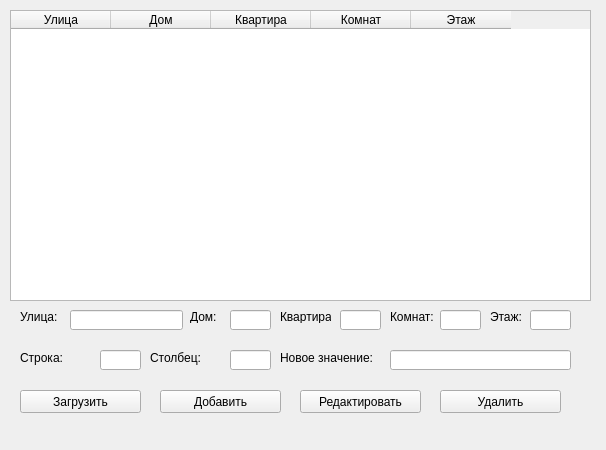
<?xml version="1.0" encoding="UTF-8"?>
<ui version="4.0">
 <class>MainWindow</class>
 <widget class="QMainWindow" name="MainWindow">
  <property name="geometry">
   <rect>
    <x>0</x>
    <y>0</y>
    <width>606</width>
    <height>450</height>
   </rect>
  </property>
  <property name="windowTitle">
   <string>Управление квартирами</string>
  </property>
  <widget class="QWidget" name="centralwidget">
   <widget class="QTableWidget" name="tableWidget">
    <property name="geometry">
     <rect>
      <x>10</x>
      <y>10</y>
      <width>581</width>
      <height>291</height>
     </rect>
    </property>
    <property name="columnCount">
     <number>5</number>
    </property>
    <attribute name="horizontalHeaderVisible">
     <bool>true</bool>
    </attribute>
    <attribute name="verticalHeaderVisible">
     <bool>true</bool>
    </attribute>
    <column>
     <property name="text">
      <string>Улица</string>
     </property>
    </column>
    <column>
     <property name="text">
      <string>Дом</string>
     </property>
    </column>
    <column>
     <property name="text">
      <string>Квартира</string>
     </property>
    </column>
    <column>
     <property name="text">
      <string>Комнат</string>
     </property>
    </column>
    <column>
     <property name="text">
      <string>Этаж</string>
     </property>
    </column>
   </widget>
   <widget class="QLabel" name="label">
    <property name="geometry">
     <rect>
      <x>20</x>
      <y>310</y>
      <width>47</width>
      <height>13</height>
     </rect>
    </property>
    <property name="text">
     <string>Улица:</string>
    </property>
   </widget>
   <widget class="QLineEdit" name="lineEdit_street">
    <property name="geometry">
     <rect>
      <x>70</x>
      <y>310</y>
      <width>113</width>
      <height>20</height>
     </rect>
    </property>
   </widget>
   <widget class="QLabel" name="label_2">
    <property name="geometry">
     <rect>
      <x>190</x>
      <y>310</y>
      <width>31</width>
      <height>13</height>
     </rect>
    </property>
    <property name="text">
     <string>Дом:</string>
    </property>
   </widget>
   <widget class="QLineEdit" name="lineEdit_house">
    <property name="geometry">
     <rect>
      <x>230</x>
      <y>310</y>
      <width>41</width>
      <height>20</height>
     </rect>
    </property>
   </widget>
   <widget class="QLabel" name="label_3">
    <property name="geometry">
     <rect>
      <x>280</x>
      <y>310</y>
      <width>51</width>
      <height>13</height>
     </rect>
    </property>
    <property name="text">
     <string>Квартира:</string>
    </property>
   </widget>
   <widget class="QLineEdit" name="lineEdit_apt">
    <property name="geometry">
     <rect>
      <x>340</x>
      <y>310</y>
      <width>41</width>
      <height>20</height>
     </rect>
    </property>
   </widget>
   <widget class="QLabel" name="label_4">
    <property name="geometry">
     <rect>
      <x>390</x>
      <y>310</y>
      <width>47</width>
      <height>13</height>
     </rect>
    </property>
    <property name="text">
     <string>Комнат:</string>
    </property>
   </widget>
   <widget class="QLineEdit" name="lineEdit_rooms">
    <property name="geometry">
     <rect>
      <x>440</x>
      <y>310</y>
      <width>41</width>
      <height>20</height>
     </rect>
    </property>
   </widget>
   <widget class="QLabel" name="label_5">
    <property name="geometry">
     <rect>
      <x>490</x>
      <y>310</y>
      <width>31</width>
      <height>13</height>
     </rect>
    </property>
    <property name="text">
     <string>Этаж:</string>
    </property>
   </widget>
   <widget class="QLineEdit" name="lineEdit_floor">
    <property name="geometry">
     <rect>
      <x>530</x>
      <y>310</y>
      <width>41</width>
      <height>20</height>
     </rect>
    </property>
   </widget>
   <widget class="QLabel" name="label_6">
    <property name="geometry">
     <rect>
      <x>20</x>
      <y>350</y>
      <width>71</width>
      <height>16</height>
     </rect>
    </property>
    <property name="text">
     <string>Строка:</string>
    </property>
   </widget>
   <widget class="QLineEdit" name="lineEdit_row">
    <property name="geometry">
     <rect>
      <x>100</x>
      <y>350</y>
      <width>41</width>
      <height>20</height>
     </rect>
    </property>
   </widget>
   <widget class="QLabel" name="label_7">
    <property name="geometry">
     <rect>
      <x>150</x>
      <y>350</y>
      <width>71</width>
      <height>16</height>
     </rect>
    </property>
    <property name="text">
     <string>Столбец:</string>
    </property>
   </widget>
   <widget class="QLineEdit" name="lineEdit_col">
    <property name="geometry">
     <rect>
      <x>230</x>
      <y>350</y>
      <width>41</width>
      <height>20</height>
     </rect>
    </property>
   </widget>
   <widget class="QLabel" name="label_8">
    <property name="geometry">
     <rect>
      <x>280</x>
      <y>350</y>
      <width>101</width>
      <height>16</height>
     </rect>
    </property>
    <property name="text">
     <string>Новое значение:</string>
    </property>
   </widget>
   <widget class="QLineEdit" name="lineEdit_newValue">
    <property name="geometry">
     <rect>
      <x>390</x>
      <y>350</y>
      <width>181</width>
      <height>20</height>
     </rect>
    </property>
   </widget>
   <widget class="QPushButton" name="pushButton_load">
    <property name="geometry">
     <rect>
      <x>20</x>
      <y>390</y>
      <width>121</width>
      <height>23</height>
     </rect>
    </property>
    <property name="text">
     <string>Загрузить</string>
    </property>
   </widget>
   <widget class="QPushButton" name="pushButton_add">
    <property name="geometry">
     <rect>
      <x>160</x>
      <y>390</y>
      <width>121</width>
      <height>23</height>
     </rect>
    </property>
    <property name="text">
     <string>Добавить</string>
    </property>
   </widget>
   <widget class="QPushButton" name="pushButton_edit">
    <property name="geometry">
     <rect>
      <x>300</x>
      <y>390</y>
      <width>121</width>
      <height>23</height>
     </rect>
    </property>
    <property name="text">
     <string>Редактировать</string>
    </property>
   </widget>
   <widget class="QPushButton" name="pushButton_del">
    <property name="geometry">
     <rect>
      <x>440</x>
      <y>390</y>
      <width>121</width>
      <height>23</height>
     </rect>
    </property>
    <property name="text">
     <string>Удалить</string>
    </property>
   </widget>
  </widget>
 </widget>
 <resources/>
 <connections/>
</ui>
